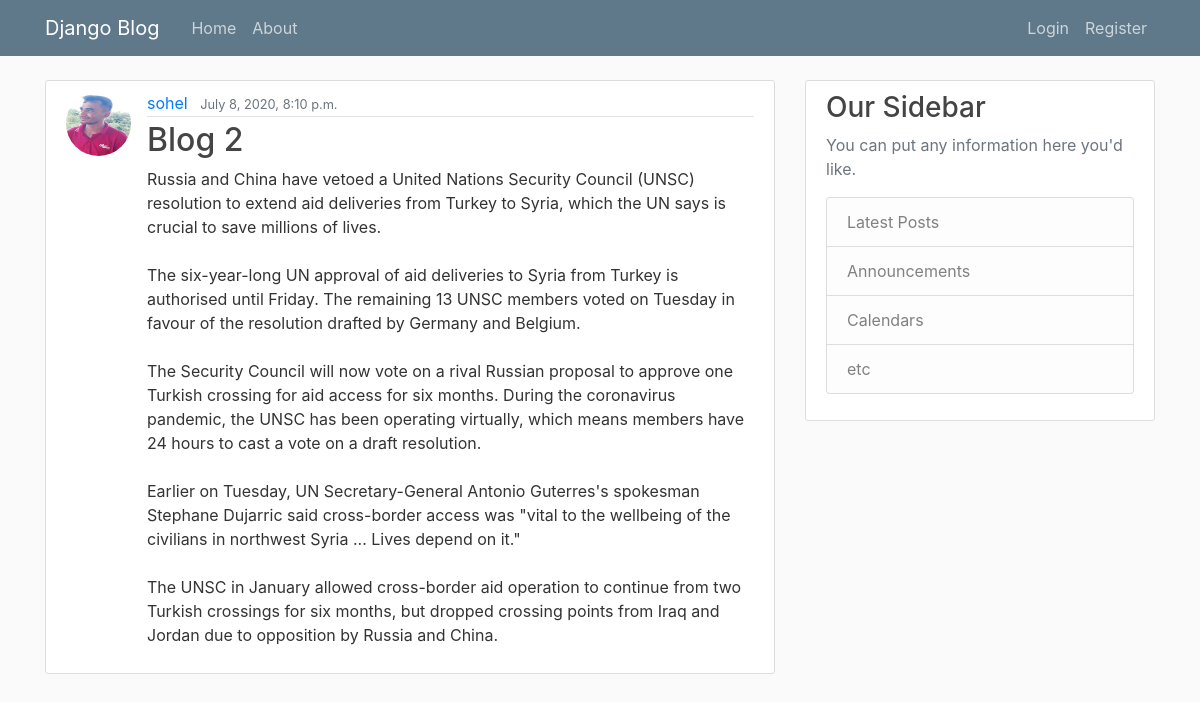
The app's page /post/2/ with its own data.
### blog/models.py (models this page shows, shortened)
class Post(models.Model):
	title = models.CharField(max_length=100)
	content = models.TextField()
	date_posted = models.DateTimeField(default=timezone.now)
	author = models.ForeignKey(User, on_delete=models.CASCADE)

### users/models.py (models this page shows, shortened)
class Profile(models.Model):
    user = models.OneToOneField(User, on_delete=models.CASCADE)
    image = models.ImageField(default='default.jpg', upload_to='profile_pics')

### blog/views.py (the view)
# urls.py: path('post/<int:pk>/', PostDetailView.as_view(), name='post-detail'),
class PostDetailView(DetailView):
    model = Post

### blog/templates/blog/post_detail.html (shortened to what this page needs)
{% extends "blog/base.html" %}
{% block content %}
    <article class="media content-section">
      <img class="rounded-circle article-img" src="{{ object.author.profile.image.url }}">
      <div class="media-body">
        <div class="article-metadata">
          <a class="mr-2" href="#">{{ object.author }}</a>
          <small class="text-muted">{{ object.date_posted }}</small>
        </div>
        <h2 class="article-title"> {{ object.title }} </h2>
        <p class="article-content">{{ object.content }}</p>
      </div>
    </article>
{% endblock content %}

### blog/static/blog/main.css (style rules this page uses)
body { background: #fafafa; color: #333333; margin-top: 5rem; }
h1, h2, h3, h4, h5, h6 { color: #444444; }
.content-section { background: #ffffff; padding: 10px 20px; border: 1px solid #dddddd; border-radius: 3px; margin-bottom: 20px; }
.article-title { color: #444444; }
.article-content { white-space: pre-line; }
.article-img { height: 65px; width: 65px; margin-right: 16px; }
.article-metadata { padding-bottom: 1px; margin-bottom: 4px; border-bottom: 1px solid #e3e3e3 }

### records on screen
Post: author.profile.image (picture), author "sohel", date_posted "July 8, 2020, 8:10 p.m.", title "Blog 2", content "Russia and China have vetoed a United Nations Security Council (UNSC) resolution to extend aid deliveries from Turkey to Syria, which the UN says is crucial to save millions of lives. The six-year-long UN approval of aid deliveries to Syria from Turkey is authorised until Friday. The remaining 13 UNSC members voted on Tuesday in favour of the resolution drafted by Germany and Belgium. The Security Council will now vote on a rival Russian proposal to approve one Turkish crossing for aid access for six months. During the coronavirus pandemic, the UNSC has been operating virtually, which means members have 24 hours to cast a vote on a draft resolution. Earlier on Tuesday, UN Secretary-General…"
